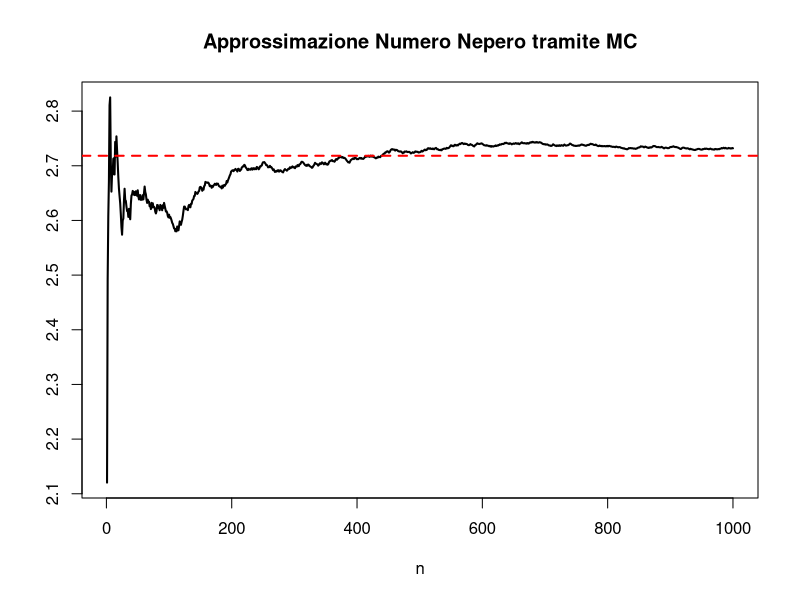
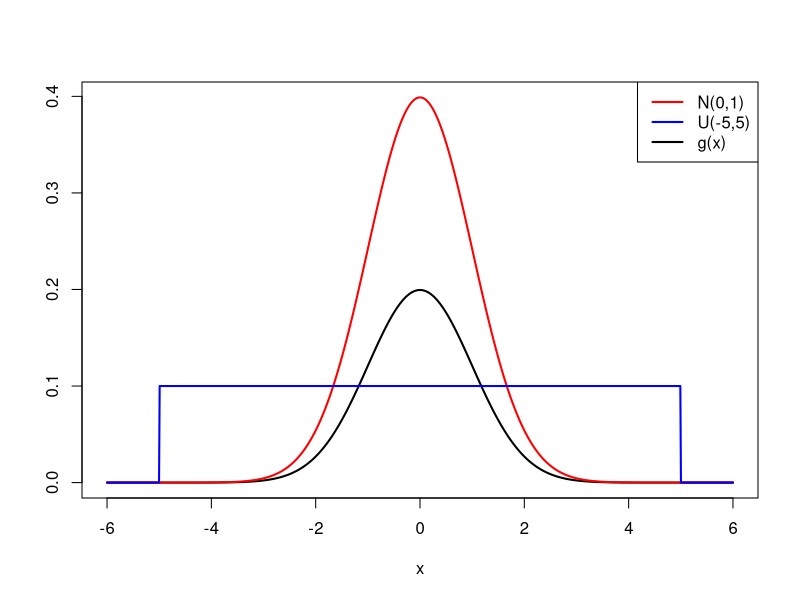
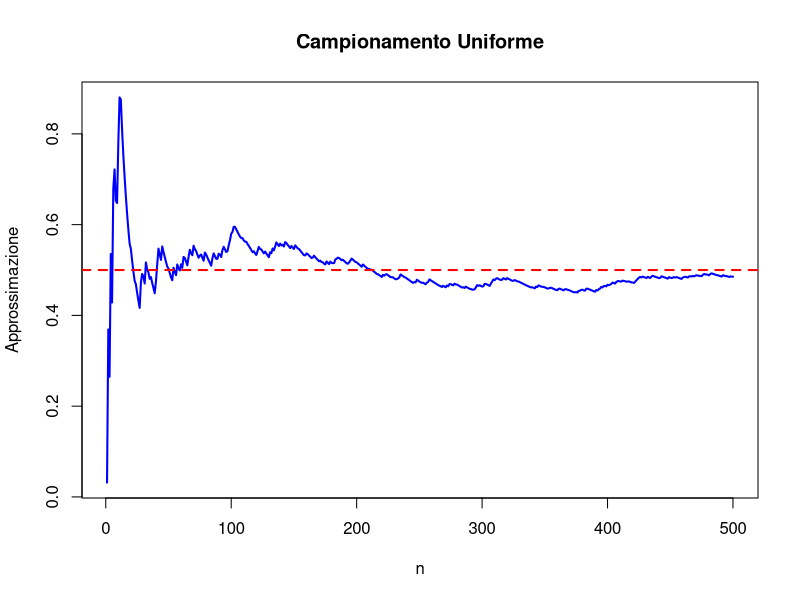
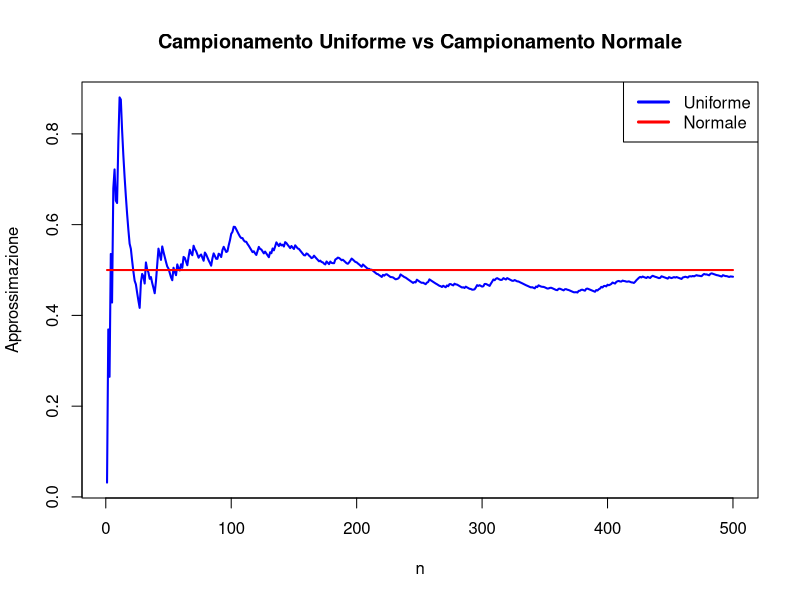
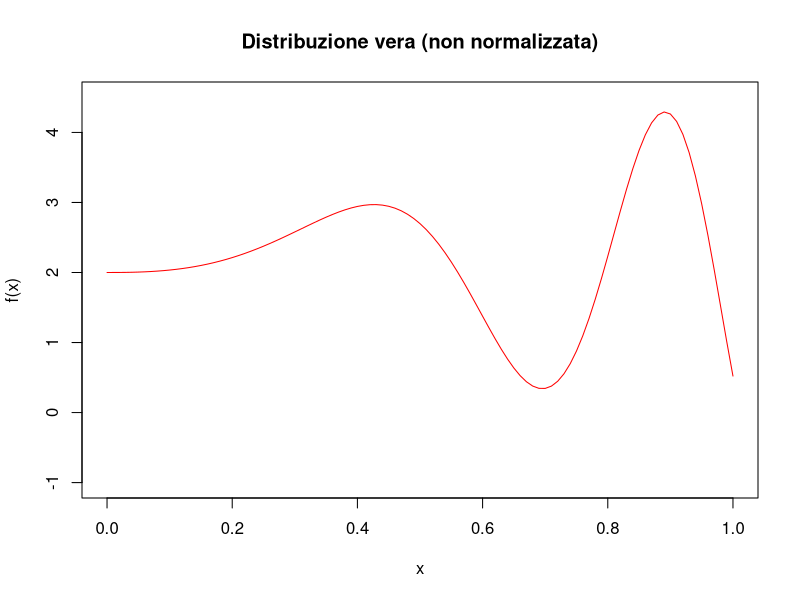
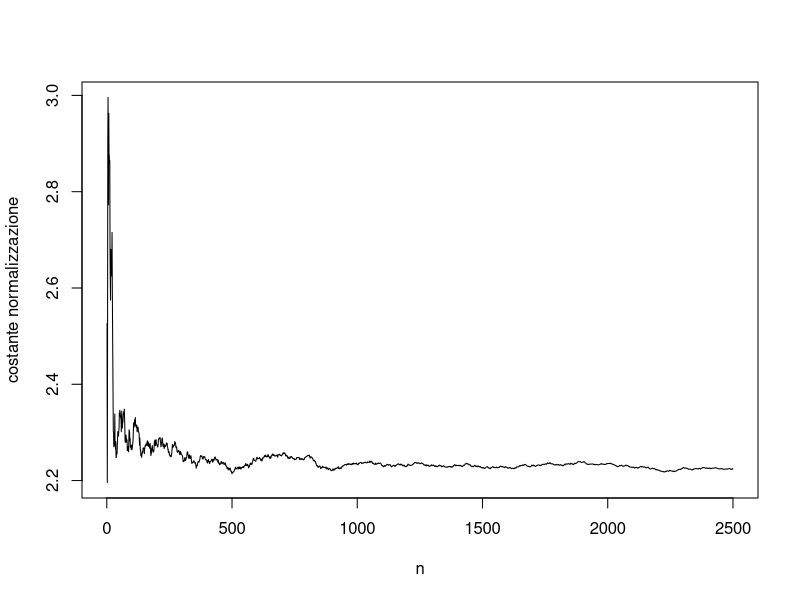
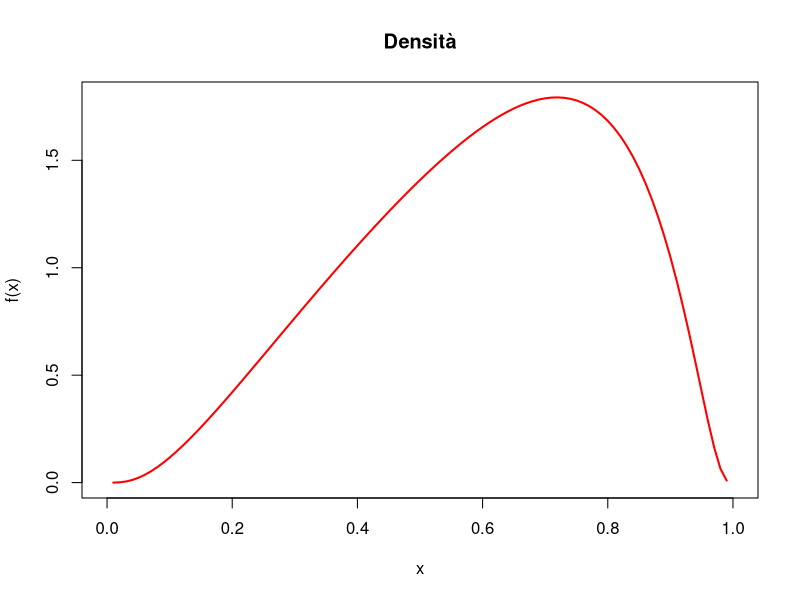
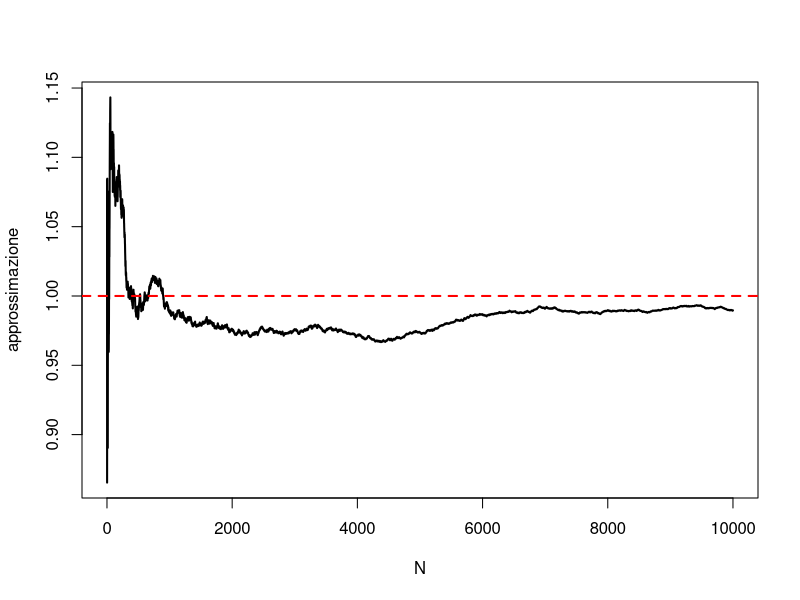

The R script that drew these images, in order:
## ---- chunk 1
knitr::opts_chunk$set(echo = TRUE)
## ---- chunk 2
g = function(x){
  return(exp(x) + 1.)
}

n = 1000
set.seed(1234)
x_unif = runif(n) # vettore
 
e_MC = sum(g(x_unif))/n #scalare

# errore assoluto
abs(e_MC - exp(1))
## ---- chunk 3
e_MC = cumsum(g(x_unif))/1:n #vettore

plot(1:n, e_MC, type="l", lwd=2, ylab="", xlab="n",
     main="Approssimazione Numero Nepero tramite MC")
abline(h=exp(1), col="red", lty=2, lwd=2)
## ---- chunk 4
n = 1000
M = 500
e_MC = vector(mode="numeric",length=M)

for(i in 1:M){
    x_unif = runif(n)
    e_MC[i] = sum(g(x_unif))/n
}
## ---- chunk 5
g = function(x){
   return(1/2 * dnorm(x) )
 }

set.seed(314159)
x = seq(-6,6,length.out=1000)
plot(x,g(x), type="l", lwd=2, main="", xlab="x", ylab="", 
     ylim=c(0, max( max(g(x)),dnorm(x)) ))
lines(x,dnorm(x), col="red", lwd=2)
lines(x, dunif(x,-5,5), col="blue", lwd=2)
legend("topright", legend=c("N(0,1)", "U(-5,5)","g(x)"),
       lty=1, lwd=2, col=c("red","blue","black"))
## ---- chunk 6
n = 500
x_unif = runif(n,-5,5)
I_unif = 10*sum(g(x_unif))/n #scalare
I_unif
## ---- chunk 7
I_unif = 10 * cumsum(g(x_unif))/1:n #vettore
plot(1:n,I_unif, type="l", lwd=2, col="blue",
     xlab="n", ylab="Approssimazione",
     main="Campionamento Uniforme")
abline(h=0.5, lty=2, col="red",lwd=2)
## ---- chunk 8
x_norm = rnorm(n)
I_norm = (cumsum(g(x_norm)/dnorm(x_norm)))/1:n #vettore 
range(I_norm) # I_norm contiene SOLO 0.5 per ogni valore di n

# Confronto
plot(1:n,I_unif, type="l", lwd=2, col="blue",
     xlab="n", ylab="Approssimazione",
     main="Campionamento Uniforme vs Campionamento Normale")
points(1:n, I_norm, type="l", lwd=2, col="red")
legend("topright", c("Uniforme","Normale"), lty=1, lwd=3,col=c("blue","red"))
## ---- chunk 9
f<-function(x){
  return(2 + sin(10*x^2)*exp(x)*sqrt(x))
}

x = seq(0,1,by=0.01)
plot(x, f(x), xlab='x', ylab='f(x)', 
     main='Distribuzione vera (non normalizzata)', type='l', col='red',
     ylim=c(-1,4.5))

## ---- chunk 10
set.seed(123) #riproducibilità
n.max = 2500
n = seq(1,n.max,by=1)
x_unif = runif(n.max)
f_unif = f(x_unif)
I_unif = cumsum(f_unif)/n
plot(n, I_unif, type='l', ylab="costante normalizzazione", xlab='n')

## ---- chunk 11
f = function(x){
  return(1/sqrt(2*pi)*1/(x*(1-x))*exp(-(log(x/(1-x))-0.5)^2/2))
}
x = seq(0,1,by=0.01)

plot(x, f(x), xlab='x', ylab='f(x)', main="Densità", type='l', lwd=2, col='red')

set.seed(0) # riproducibilità
N = 10000
x_unif = runif(N)
I = sum( f(x_unif) )/N # oppure mean(f(x_unif))
I

# al variare di N

I = cumsum(f(x_unif)) / 1:N
plot(1:N, I, type="l", lwd=2,
     xlab="N", ylab="approssimazione")
abline(h = 1, lwd=2, lty=2,col="red")
## ---- chunk 12
N= 10000
x_unif = runif(N)
media = sum(x_unif * f(x_unif))/N
media

# calcolata Var[X] = E[X^2] - E[X]^2

momento_secondo = sum(x_unif^2 * f(x_unif))/N
varianza = momento_secondo - media^2
varianza
## ---- chunk 13
set.seed(0)
n = c(5,10,50,100)
N = 500          # Ripeto campionamento N volte per generare osservazioni della media campionaria
mean_ = matrix(0, nrow=N,ncol=length(n))

for(j in 1:length(n)){
  for(i in 1:N){
    x_unif = runif(n[j])
    mean_[i,j] = mean(x_unif) #oppure: sum(x_unif)/n[j] 
  }
}

## ---- chunk 14
mu = 1/2    # (a+b)/2
var = 1/12  # (b-a)^2 / 12
x_ = seq(from=0,to=1, length.out=1000)

par(mfrow=c(2,2))
for(i in 1:length(n)){
  hist(mean_[,i], probability = T,
       xlim = c(0,1),
       xlab="x", ylab="Densità",
       main=paste('TCL: Media Campionaria di Uniformi\n','n = ', n[i],sep=""))
}

# facoltativo
par(mfrow=c(2,2))
for(i in 1:length(n)){
  density = dnorm(x_, mean=mu, sd=sqrt(var)/sqrt(n[i]))
  hist(mean_[,i], probability = T,
       xlim = c(0,1),
       ylim = c( 0, max(max(density),max(hist(mean_[,i],plot=F)$density))),
       xlab="x", ylab="Densità",
       main=paste('TCL: Media Campionaria di Uniformi\n','n = ', n[i],sep=""))
  lines(x_, density,
        col="red", lwd=2)
}
